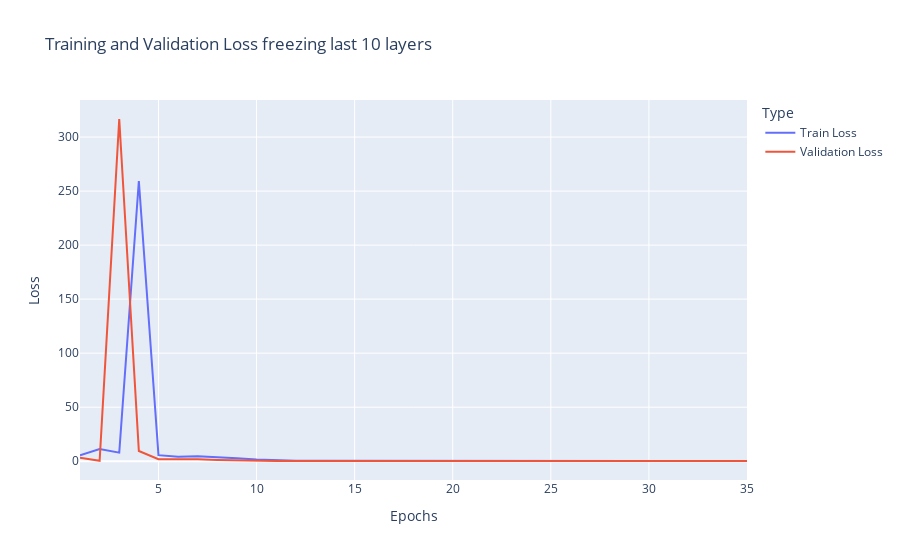
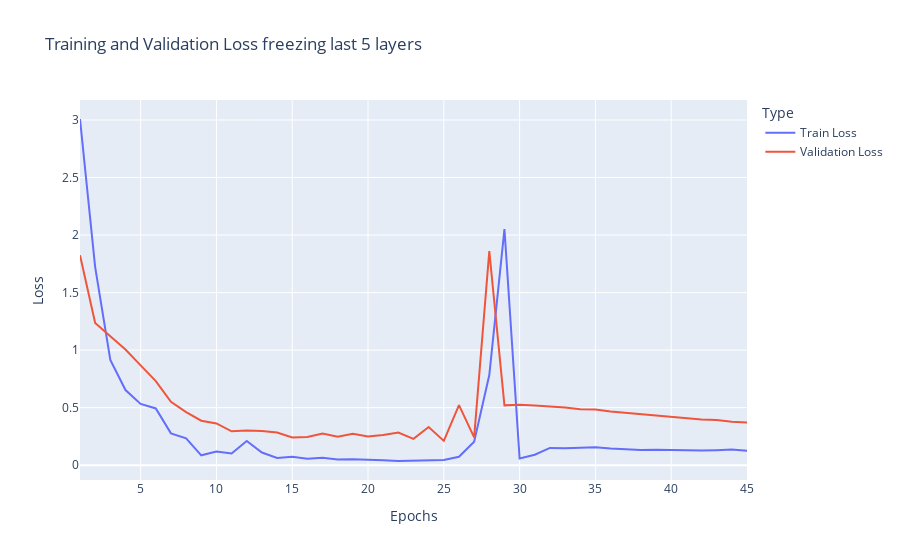
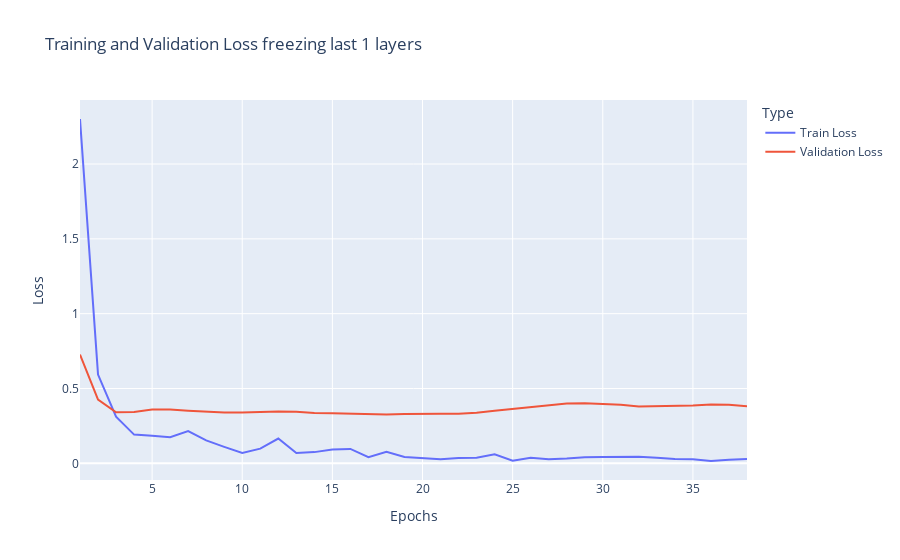
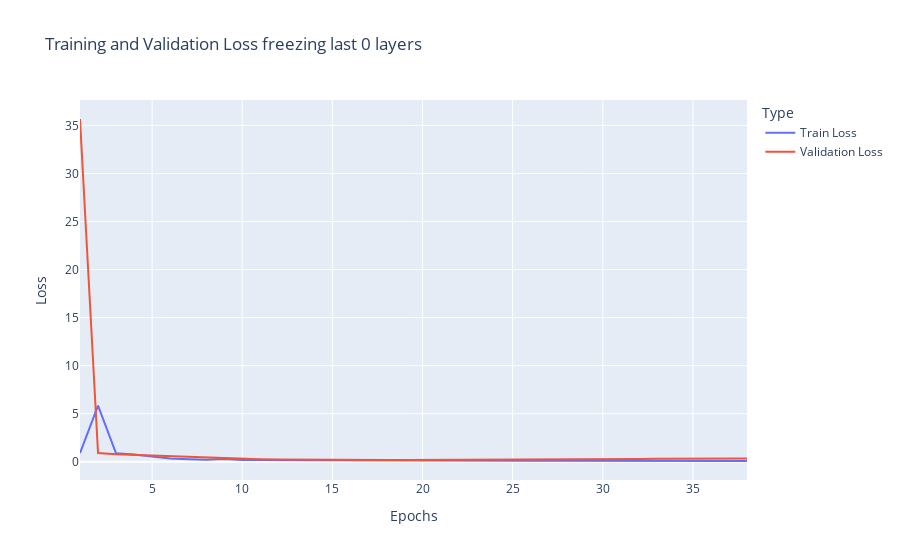

Notebook code cell kept with these figures, in order:
### Code cell
for fig in figs:
    fig.show()

### Figure 1 — Plotly figure (JSON) as saved in the notebook; plotly's stock layout.template omitted (floating-point values rounded to 4 significant figures)
{"data": [{"hovertemplate": "Type=Train Loss<br>Epochs=%{x}<br>Loss=%{y}<extra></extra>", "legendgroup": "Train Loss", "line": {"color": "#636efa", "dash": "solid"}, "marker": {"symbol": "circle"}, "mode": "lines", "name": "Train Loss", "orientation": "v", "showlegend": true, "type": "scatter", "x": [1, 2, 3, 4, 5, 6, 7, 8, 9, 10, 11, 12, 13, 14, 15, 16, 17, 18, 19, 20, 21, 22, 23, 24, 25, 26, 27, 28, 29, 30, 31, 32, 33, 34, 35], "xaxis": "x", "y": [5.456, 11.36, 7.953, 259.3, 5.604, 4.061, 4.592, 3.933, 2.764, 1.704, 0.9653, 0.5386, 0.3469, 0.2981, 0.2847, 0.2717, 0.2611, 0.253, 0.2472, 0.2434, 0.2413, 0.2405, 0.2407, 0.2414, 0.2424, 0.2434, 0.2443, 0.2449, 0.2451, 0.245, 0.2445, 0.2439, 0.2431, 0.242, 0.2409], "yaxis": "y"}, {"hovertemplate": "Type=Validation Loss<br>Epochs=%{x}<br>Loss=%{y}<extra></extra>", "legendgroup": "Validation Loss", "line": {"color": "#EF553B", "dash": "solid"}, "marker": {"symbol": "circle"}, "mode": "lines", "name": "Validation Loss", "orientation": "v", "showlegend": true, "type": "scatter", "x": [1, 2, 3, 4, 5, 6, 7, 8, 9, 10, 11, 12, 13, 14, 15, 16, 17, 18, 19, 20, 21, 22, 23, 24, 25, 26, 27, 28, 29, 30, 31, 32, 33, 34, 35], "xaxis": "x", "y": [3.145, 0.4132, 316.7, 9.481, 1.811, 2.115, 1.781, 1.183, 0.7058, 0.396, 0.243, 0.2032, 0.2048, 0.2024, 0.2004, 0.2006, 0.2029, 0.2069, 0.2123, 0.2187, 0.2254, 0.2323, 0.2387, 0.2446, 0.2495, 0.2535, 0.2563, 0.258, 0.2586, 0.2583, 0.2573, 0.2557, 0.2534, 0.2507, 0.2477], "yaxis": "y"}], "layout": {"hovermode": "x unified", "legend": {"title": {"text": "Type"}, "tracegroupgap": 0}, "title": {"text": "Training and Validation Loss freezing last 10 layers"}, "xaxis": {"anchor": "y", "domain": [0, 1], "title": {"text": "Epochs"}}, "yaxis": {"anchor": "x", "domain": [0, 1], "title": {"text": "Loss"}}}}

### Figure 2 — Plotly figure (JSON) as saved in the notebook; plotly's stock layout.template omitted (floating-point values rounded to 4 significant figures)
{"data": [{"hovertemplate": "Type=Train Loss<br>Epochs=%{x}<br>Loss=%{y}<extra></extra>", "legendgroup": "Train Loss", "line": {"color": "#636efa", "dash": "solid"}, "marker": {"symbol": "circle"}, "mode": "lines", "name": "Train Loss", "orientation": "v", "showlegend": true, "type": "scatter", "x": [1, 2, 3, 4, 5, 6, 7, 8, 9, 10, 11, 12, 13, 14, 15, 16, 17, 18, 19, 20, 21, 22, 23, 24, 25, 26, 27, 28, 29, 30, 31, 32, 33, 34, 35, 36, 37, 38, 39, 40, 41, 42, 43, 44, 45], "xaxis": "x", "y": [3.009, 1.722, 0.9147, 0.6534, 0.5323, 0.4932, 0.2768, 0.2328, 0.08582, 0.1198, 0.1017, 0.2102, 0.1105, 0.0633, 0.07273, 0.05613, 0.06396, 0.04966, 0.05196, 0.05121, 0.04405, 0.03658, 0.03916, 0.03999, 0.04469, 0.07348, 0.2034, 0.7833, 2.051, 0.05872, 0.09117, 0.1504, 0.1478, 0.1518, 0.1554, 0.1444, 0.1376, 0.1322, 0.1345, 0.1301, 0.1308, 0.1276, 0.131, 0.1363, 0.1258], "yaxis": "y"}, {"hovertemplate": "Type=Validation Loss<br>Epochs=%{x}<br>Loss=%{y}<extra></extra>", "legendgroup": "Validation Loss", "line": {"color": "#EF553B", "dash": "solid"}, "marker": {"symbol": "circle"}, "mode": "lines", "name": "Validation Loss", "orientation": "v", "showlegend": true, "type": "scatter", "x": [1, 2, 3, 4, 5, 6, 7, 8, 9, 10, 11, 12, 13, 14, 15, 16, 17, 18, 19, 20, 21, 22, 23, 24, 25, 26, 27, 28, 29, 30, 31, 32, 33, 34, 35, 36, 37, 38, 39, 40, 41, 42, 43, 44, 45], "xaxis": "x", "y": [1.825, 1.235, 1.122, 1.005, 0.8674, 0.7303, 0.5504, 0.462, 0.3869, 0.3629, 0.2943, 0.302, 0.2977, 0.2841, 0.2409, 0.2461, 0.2757, 0.2464, 0.274, 0.2495, 0.2625, 0.2839, 0.2293, 0.3324, 0.2111, 0.5222, 0.2419, 1.86, 0.5201, 0.525, 0.5181, 0.5111, 0.5008, 0.487, 0.4832, 0.4659, 0.455, 0.4413, 0.4314, 0.4207, 0.4086, 0.3973, 0.393, 0.3777, 0.3718], "yaxis": "y"}], "layout": {"hovermode": "x unified", "legend": {"title": {"text": "Type"}, "tracegroupgap": 0}, "title": {"text": "Training and Validation Loss freezing last 5 layers"}, "xaxis": {"anchor": "y", "domain": [0, 1], "title": {"text": "Epochs"}}, "yaxis": {"anchor": "x", "domain": [0, 1], "title": {"text": "Loss"}}}}

### Figure 3 — Plotly figure (JSON) as saved in the notebook; plotly's stock layout.template omitted (floating-point values rounded to 4 significant figures)
{"data": [{"hovertemplate": "Type=Train Loss<br>Epochs=%{x}<br>Loss=%{y}<extra></extra>", "legendgroup": "Train Loss", "line": {"color": "#636efa", "dash": "solid"}, "marker": {"symbol": "circle"}, "mode": "lines", "name": "Train Loss", "orientation": "v", "showlegend": true, "type": "scatter", "x": [1, 2, 3, 4, 5, 6, 7, 8, 9, 10, 11, 12, 13, 14, 15, 16, 17, 18, 19, 20, 21, 22, 23, 24, 25, 26, 27, 28, 29, 30, 31, 32, 33, 34, 35, 36, 37, 38], "xaxis": "x", "y": [2.301, 0.5933, 0.312, 0.1918, 0.1845, 0.1742, 0.2154, 0.1534, 0.1101, 0.06974, 0.09835, 0.1657, 0.06893, 0.07483, 0.09209, 0.09622, 0.04117, 0.07625, 0.04258, 0.03596, 0.02713, 0.03586, 0.03746, 0.05993, 0.01743, 0.03719, 0.02674, 0.03159, 0.04015, 0.04144, 0.04495, 0.04469, 0.03672, 0.02817, 0.02682, 0.01548, 0.02461, 0.02882], "yaxis": "y"}, {"hovertemplate": "Type=Validation Loss<br>Epochs=%{x}<br>Loss=%{y}<extra></extra>", "legendgroup": "Validation Loss", "line": {"color": "#EF553B", "dash": "solid"}, "marker": {"symbol": "circle"}, "mode": "lines", "name": "Validation Loss", "orientation": "v", "showlegend": true, "type": "scatter", "x": [1, 2, 3, 4, 5, 6, 7, 8, 9, 10, 11, 12, 13, 14, 15, 16, 17, 18, 19, 20, 21, 22, 23, 24, 25, 26, 27, 28, 29, 30, 31, 32, 33, 34, 35, 36, 37, 38], "xaxis": "x", "y": [0.7263, 0.4262, 0.3415, 0.3436, 0.3591, 0.3593, 0.3519, 0.3452, 0.3397, 0.3397, 0.3442, 0.3462, 0.3449, 0.3362, 0.3339, 0.3321, 0.3322, 0.3258, 0.3296, 0.3285, 0.332, 0.3319, 0.3372, 0.351, 0.3625, 0.3756, 0.3884, 0.3995, 0.4011, 0.3986, 0.3912, 0.3791, 0.3799, 0.38, 0.3857, 0.3933, 0.3914, 0.3806], "yaxis": "y"}], "layout": {"hovermode": "x unified", "legend": {"title": {"text": "Type"}, "tracegroupgap": 0}, "title": {"text": "Training and Validation Loss freezing last 1 layers"}, "xaxis": {"anchor": "y", "domain": [0, 1], "title": {"text": "Epochs"}}, "yaxis": {"anchor": "x", "domain": [0, 1], "title": {"text": "Loss"}}}}

### Figure 4 — Plotly figure (JSON) as saved in the notebook; plotly's stock layout.template omitted (floating-point values rounded to 4 significant figures)
{"data": [{"hovertemplate": "Type=Train Loss<br>Epochs=%{x}<br>Loss=%{y}<extra></extra>", "legendgroup": "Train Loss", "line": {"color": "#636efa", "dash": "solid"}, "marker": {"symbol": "circle"}, "mode": "lines", "name": "Train Loss", "orientation": "v", "showlegend": true, "type": "scatter", "x": [1, 2, 3, 4, 5, 6, 7, 8, 9, 10, 11, 12, 13, 14, 15, 16, 17, 18, 19, 20, 21, 22, 23, 24, 25, 26, 27, 28, 29, 30, 31, 32, 33, 34, 35, 36, 37, 38], "xaxis": "x", "y": [0.902, 5.84, 0.8761, 0.7609, 0.5409, 0.346, 0.2641, 0.2069, 0.2812, 0.1759, 0.1851, 0.1519, 0.1469, 0.1485, 0.1484, 0.1518, 0.1574, 0.1515, 0.1521, 0.1565, 0.142, 0.1492, 0.1378, 0.131, 0.1303, 0.1184, 0.1142, 0.1074, 0.1034, 0.1035, 0.1028, 0.1057, 0.0842, 0.09845, 0.0918, 0.08037, 0.08427, 0.08343], "yaxis": "y"}, {"hovertemplate": "Type=Validation Loss<br>Epochs=%{x}<br>Loss=%{y}<extra></extra>", "legendgroup": "Validation Loss", "line": {"color": "#EF553B", "dash": "solid"}, "marker": {"symbol": "circle"}, "mode": "lines", "name": "Validation Loss", "orientation": "v", "showlegend": true, "type": "scatter", "x": [1, 2, 3, 4, 5, 6, 7, 8, 9, 10, 11, 12, 13, 14, 15, 16, 17, 18, 19, 20, 21, 22, 23, 24, 25, 26, 27, 28, 29, 30, 31, 32, 33, 34, 35, 36, 37, 38], "xaxis": "x", "y": [35.67, 0.9024, 0.7925, 0.723, 0.6387, 0.5543, 0.4716, 0.4055, 0.3609, 0.3153, 0.275, 0.2439, 0.2217, 0.207, 0.1963, 0.1899, 0.1861, 0.1853, 0.1869, 0.1886, 0.1931, 0.2004, 0.2063, 0.215, 0.2232, 0.2318, 0.2421, 0.2523, 0.2628, 0.2724, 0.2827, 0.2921, 0.3051, 0.3136, 0.3229, 0.3302, 0.3364, 0.344], "yaxis": "y"}], "layout": {"hovermode": "x unified", "legend": {"title": {"text": "Type"}, "tracegroupgap": 0}, "title": {"text": "Training and Validation Loss freezing last 0 layers"}, "xaxis": {"anchor": "y", "domain": [0, 1], "title": {"text": "Epochs"}}, "yaxis": {"anchor": "x", "domain": [0, 1], "title": {"text": "Loss"}}}}
